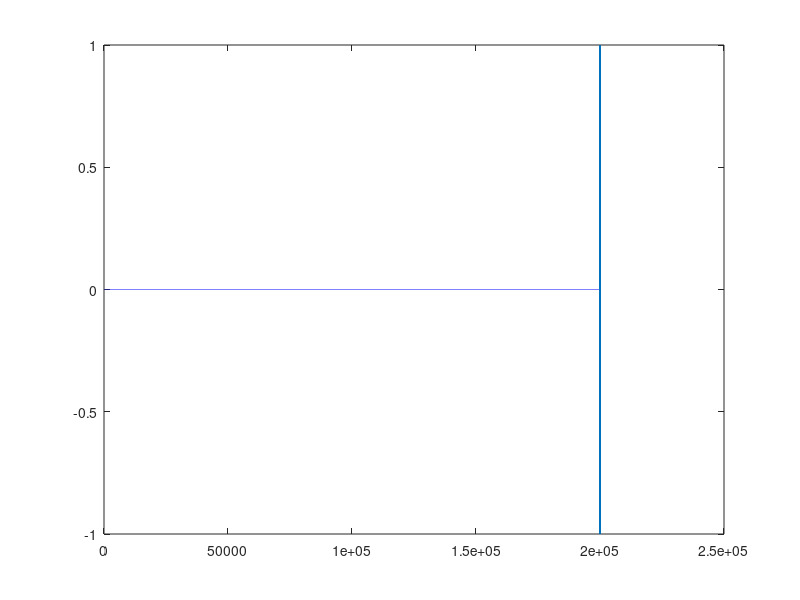

The MATLAB script that drew this image:
function r = Transmitter()

    function padded = padSignal(signal)
        %pads signal vector with 1e5 zeros in the beginning.
        padded = [zeros(1e5,1); signal];
    end

    function void = writeToDATFile(signal,fileName)
       %writes a signal vector to a DAT file with specified name. The
       %real part of the vector is interleaved with the imaginary part
       %of the vector. Ex [1+2i,3+4i,0+1i...] is converted to 
       %[1,2,3,4,0,1...] and then written to the DAT file since the UHD
       %expects this format.
       file = fopen(fileName, 'w');
       realSignal = real(signal);
       imagSignal = imag(signal);
       toWrite = zeros(1,2*length(signal));
       toWrite(1:2:end) = realSignal;
       toWrite(2:2:end) = imagSignal;
       plot(toWrite);
       fwrite(file, toWrite, 'float32');
       fclose(file);
    end

    function img = getGreyscale(fileName)
       %returns matrix w/ byte vals from 0 to 255 representing
       %grayscale values of image stored in file.
       img = rgb2gray(imread(fileName));
    end

    function bits = byteToBit(bytes)
        bits = zeros(length(bytes)*8,1);
        for i = 1:length(bytes)
           bits(8*(i-1)+1:8*(i-1)+8) = de2bi(bytes(i),8); 
        end
    end

    function bytes = bitToByte(bits)
        bytes = zeros(length(bits)/8,1);
        for i = 1:length(bytes)
           bytes(i) = bi2de(bits(8*(i-1)+1:8*(i-1)+8)');
        end
    end

    function imageBits = imageToBitVector(fileName)
       %returns image file as a bit vector (column).
       %the image is reshaped by concatenating columns, ex. the first 16
       %elements of the vector will represent byte vals of the first 2 
       %pixels in the top ROW of the image.
       img = getGreyscale(fileName);
       bytes = reshape(img,1,[]);
       imageBits = byteToBit(bytes);
    end

    function img = bitsToImage(bits,shape)
       %takes bit vector and image shape (ex) [400 400] for a 400 by 400
       %pixel image, and creates the image.
       bytes = bitToByte(bits);
       img = reshape(bytes,shape(0),shape(1));
    end

    function stringBits = stringToBitVector(string)
       %converts a string to a bit vector array (column). Unicode
       %chars, so each letter is a byte.
       bytes = uint8(string); %the char function will convert back
       stringBits = byteToBit(bytes);
    end

    function string = bitsToString(bits)
        %converts a bit vector into a string
        bytes = bitToByte(bits);
        string = char(bytes');
    end

    function encoded = encodeBits(bits,amplitude)
       %converts bit array of ones and zeros to bit array of +V and -V
       %where V is the amplitude specified.
       encoded = bits(:);
       encoded(encoded == 0) = -1;
       encoded = encoded * amplitude;
    end

    function bits = decodeSignal(signal)
       %converts signal to bits with the assumption
       %that signal is entirely real and that > 0 = 1 and < 0 = 0
       bits = signal(:);
       bits(bits >= 0) = 1;
       bits(bits < 0) = 0;
    end

    function void = transmitImage(fileName)
        SIGNAL_AMP = 50;
        imgBits = imageToBitVector(fileName);
        signal = padSignal(encodeBits(imgBits,SIGNAL_AMP));
        writeToDATFile(signal,'image.dat');
    end

    function void = transmitString(string)
        SIGNAL_AMP = 1;
        stringBits = stringToBitVector(string);
        signal = padSignal(encodeBits(stringBits,SIGNAL_AMP));
        writeToDATFile(signal,'string.dat');
    end

    function void = testImgEncodeDecode(fileName)
       %encodes to and decodes from bit vector in order
       %to test img encoding functions.
       SIGNAL_AMP = 50;
       originalImg = getGreyScale(fileName);
       imgBits = imageToBitVector(originalImg);
       encoded = encodeBits(imgBits,SIGNAL_AMP);
       decoded = decodeSignal(encoded);
       %IMPLEMENT ME
    end

    function void = testStringEncodeDecode(string)
       %encodes to and decodes from bit vector in order
       %to test string encoding functions.
       SIGNAL_AMP = 50;
       stringBits = stringToBitVector(string);
       encoded = encodeBits(stringBits,SIGNAL_AMP);
       decoded = decodeSignal(encoded);
       string = bitsToString(decoded);
       disp(string);
    end

    %testImgEncodeDecode('sidhartan.jpg');
    %testStringEncodeDecode('abcdefghijklmnopqrstuvwxyz');
    %transmitImage('sidhartan.jpg');
    transmitString('hello');
    
end
